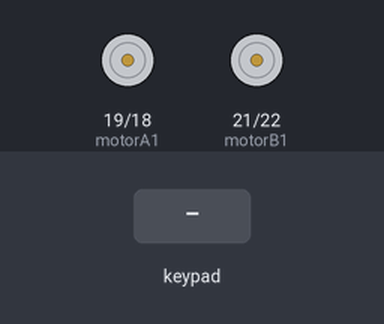
This program was run on a simulated ESP32. On the bench: motor-driver pin pairs drawn as motors (green arrow = first pin HIGH = forward, orange = second pin HIGH = backward, longer = more drive, scaled by the enable pin). The inputs (shaded band) are chosen by the test bench.

Above: at 1.2 s.
1.3 s: key 'U' pressed
At 1.5 s:
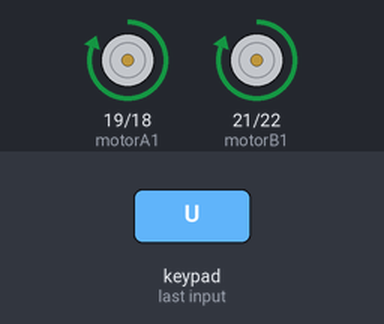
3.2 s: key 'D' pressed
At 3.4 s:
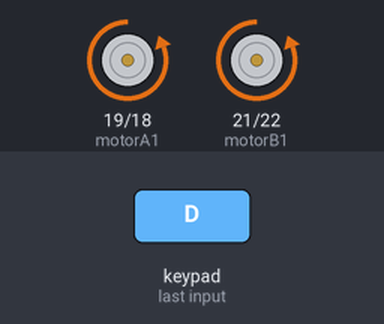
5.1 s: key 'L' pressed
At 5.3 s:
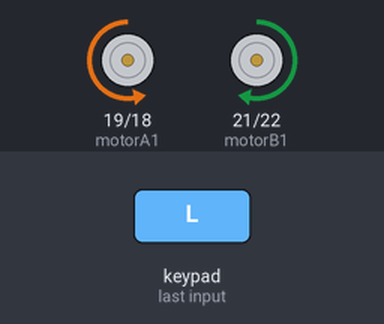
7.0 s: key 'R' pressed
At 7.2 s:
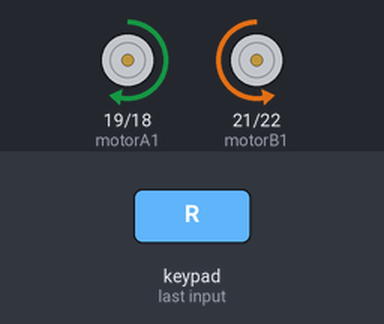
8.9 s: key 'U' pressed
At 9.9 s:
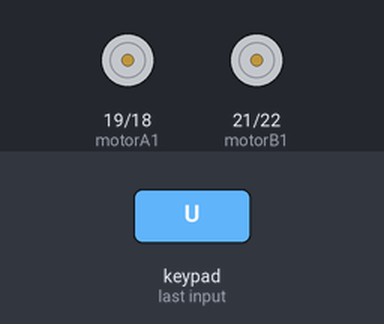
10.8 s: key 'D' pressed
At 11.0 s:
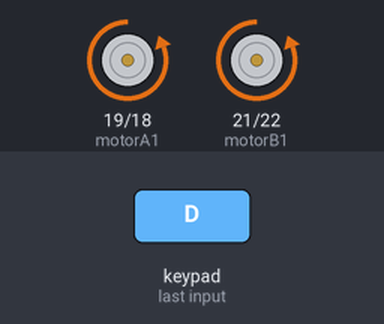
Timing chart, 0 to 13.7 s (numbered marks = the images above; inputs shaded):
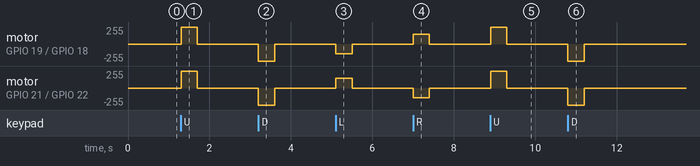

The program:

main.cpp
```cpp
/*
   Gamepad module provides three different mode namely Digital, JoyStick and Accerleometer.

   You can reduce the size of library compiled by enabling only those modules that you want to
   use. For this first define CUSTOM_SETTINGS followed by defining INCLUDE_modulename.

   Explore more on: https://thestempedia.com/docs/dabble/game-pad-module/
*/

#define CUSTOM_SETTINGS
#define INCLUDE_GAMEPAD_MODULE
#include <DabbleESP32.h>

// Pinos

const unsigned int motorA1 = 19;
const unsigned int motorA2 = 18;
const unsigned int PWM_A = 23;

const unsigned int motorB1 = 21;
const unsigned int motorB2 = 22;
const unsigned int PWM_B = 16;

const unsigned int PWM_A_Chan = 0;   // canal de PWM 1 - 16 disponíveis
const unsigned int PWM_A_Freq = 500;   // Frequência
const unsigned int PWM_A_Res = 8;    // Resolução 1 - 16 bits | 8 bits = valores de 0-255

const unsigned int PWM_B_Chan = 0;
const unsigned int PWM_B_Freq = 500;
const unsigned int PWM_B_Res = 8;

void moveFrente(int vel) {
  digitalWrite(motorA1, HIGH);
  digitalWrite(motorA2, LOW);
  digitalWrite(motorB1, HIGH);
  digitalWrite(motorB2, LOW);
  ledcWrite(PWM_A_Chan, vel);
  ledcWrite(PWM_B_Chan, vel);

}

void moveTras(int vel) {
  digitalWrite(motorA1, LOW);
  digitalWrite(motorA2, HIGH);
  digitalWrite(motorB1, LOW);
  digitalWrite(motorB2, HIGH);
  ledcWrite(PWM_A_Chan, vel);
  ledcWrite(PWM_B_Chan, vel);

}

void movedireita( int vel ) {
  digitalWrite(motorA1, HIGH);
  digitalWrite(motorA2, LOW);
  digitalWrite(motorB1, LOW);
  digitalWrite(motorB2, HIGH);
  ledcWrite(PWM_A_Chan, vel);
  ledcWrite(PWM_B_Chan, vel);

}

void moveesquerda( int vel ) {
  digitalWrite(motorA1, LOW);
  digitalWrite(motorA2, HIGH);
  digitalWrite(motorB1, HIGH);
  digitalWrite(motorB2, LOW);
  ledcWrite(PWM_A_Chan, vel);
  ledcWrite(PWM_B_Chan, vel);

}

void parar() {
  digitalWrite(motorA1, LOW);
  digitalWrite(motorA2, LOW);
  digitalWrite(motorB1, LOW);
  digitalWrite(motorB2, LOW);
  ledcWrite(PWM_A_Chan, 0);
  ledcWrite(PWM_B_Chan, 0);
}

void setup() {

  Serial.begin(9600);      // Certifique-se que seu Serial Monitor também está nesse baud rate.
  Dabble.begin("Lagartixa on the job!");       // Nome do dispositivo

  pinMode(motorA1, OUTPUT); // Definição de cada tipo dos pins
  pinMode(motorA2, OUTPUT);
  pinMode(motorB1, OUTPUT);
  pinMode(motorB2, OUTPUT);
  ledcSetup(PWM_A_Chan, PWM_A_Freq, PWM_A_Res);   // configurando o PWM
  ledcSetup(PWM_B_Chan, PWM_B_Freq, PWM_B_Res);


  ledcAttachPin(PWM_A, PWM_A_Chan);    // Linkando o  canal para os pinos
  ledcAttachPin(PWM_B, PWM_B_Chan);

}

void loop() {
  Dabble.processInput();
  // Serial.println("KeyPressed: \n");

  if (GamePad.isUpPressed()){

    // Serial.print("Up");
    moveFrente(255);

  } else if (GamePad.isDownPressed()) {

    // Serial.print("Down");
    moveTras(255);

  } else if (GamePad.isRightPressed()) {

    // Serial.print("Right");
    movedireita(150);

  } else if (GamePad.isLeftPressed()) {

    // Serial.print("Left");
    moveesquerda(150);

  } else {

    parar();

  }

  // digitalWrite(motorA1, HIGH);
  // digitalWrite(motorA2, LOW);
  // digitalWrite(motorB1, HIGH);
  // digitalWrite(motorB2, LOW);
  // ledcWrite(PWM_A_Chan, 255);
  // ledcWrite(PWM_B_Chan, 255);

}
```

Measured:
- after the input at 1.3 s, motor on GPIO 19 (motorA1) / GPIO 18 (motorA2), motor on GPIO 21 (motorB1) / GPIO 22 (motorB2): stopped → forward 255/255 at once, → stopped 0.40 s later
- after the input at 3.2 s, motor on GPIO 19 (motorA1) / GPIO 18 (motorA2), motor on GPIO 21 (motorB1) / GPIO 22 (motorB2): stopped → backward 255/255 at once, → stopped 0.40 s later
- after the input at 5.1 s, motor on GPIO 19 (motorA1) / GPIO 18 (motorA2): stopped → backward 149/255 at once, → stopped 0.40 s later; motor on GPIO 21 (motorB1) / GPIO 22 (motorB2): stopped → forward 149/255 at once, → stopped 0.40 s later
- after the input at 7.0 s, motor on GPIO 19 (motorA1) / GPIO 18 (motorA2): stopped → forward 149/255 at once, → stopped 0.40 s later; motor on GPIO 21 (motorB1) / GPIO 22 (motorB2): stopped → backward 149/255 at once, → stopped 0.40 s later
- after the input at 8.9 s, motor on GPIO 19 (motorA1) / GPIO 18 (motorA2), motor on GPIO 21 (motorB1) / GPIO 22 (motorB2): stopped → forward 255/255 at once, → stopped 0.40 s later
- after the input at 10.8 s, motor on GPIO 19 (motorA1) / GPIO 18 (motorA2), motor on GPIO 21 (motorB1) / GPIO 22 (motorB2): stopped → backward 255/255 at once, → stopped 0.40 s later
